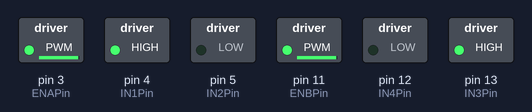
This sketch was run on a simulated Arduino Uno, built with avr-gcc and run on an emulated ATmega328P. Parts: switched loads named in the sketch (green lamp = pin HIGH).

Above: at 0.5 s.
At 4.5 s:
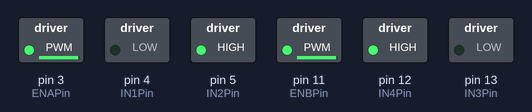
At 8.5 s:
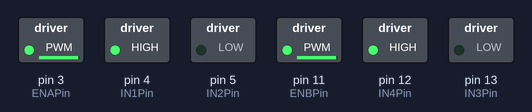
At 12.5 s:
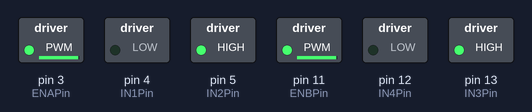
At 18.5 s:
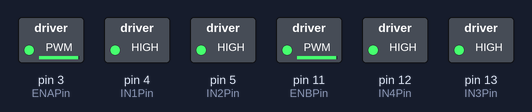
Timing chart, 0 to 20.8 s (numbered marks = the images above):
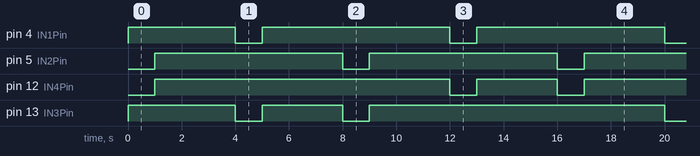

Measured:
- by itself, pin 4 (IN1Pin): repeats every 8.0 s: LOW 1.0 s, HIGH 7.0 s
- by itself, pin 5 (IN2Pin): alternates HIGH for 7.0 s and LOW for 1.0 s
- by itself, pin 12 (IN4Pin), pin 13 (IN3Pin): repeats every 16.0 s: LOW 1.0 s, HIGH 3.0 s, LOW 1.0 s, HIGH 11.0 s

The sketch:

move_auto-interval.ino
```cpp
int IN1Pin = 4; // 모터 A
int IN2Pin = 5; // 모터 A
int IN3Pin = 13; // 모터 B
int IN4Pin = 12; // 모터 B
int ENAPin = 3;
int ENBPin = 11;
void setup() {
  pinMode(IN1Pin, OUTPUT);
  pinMode(IN2Pin, OUTPUT);
  pinMode(IN3Pin, OUTPUT);
  pinMode(IN4Pin, OUTPUT);
  analogWrite(ENAPin, 250);
  analogWrite(ENBPin, 250);
}
void loop()
{
  // 전진
  // Motor A 방향 설정
  digitalWrite(IN1Pin, HIGH);
  digitalWrite(IN2Pin, LOW);

  // Motor B 방향 설정
  digitalWrite(IN3Pin, HIGH);
  digitalWrite(IN4Pin, LOW);

  delay(1000);
  stop();
  delay(3000);

  // 후진
  // Motor A 방향 설정
  digitalWrite(IN1Pin, LOW);
  digitalWrite(IN2Pin, HIGH);

  // Motor B 방향 설정
  digitalWrite(IN3Pin, LOW);
  digitalWrite(IN4Pin, HIGH);

  delay(1000);
  stop();
  delay(3000);


  // 좌회전
  // Motor A 방향 설정
  digitalWrite(IN1Pin, HIGH);
  digitalWrite(IN2Pin, LOW);

  // Motor B 방향 설정
  digitalWrite(IN3Pin, LOW);
  digitalWrite(IN4Pin, HIGH);

  delay(1000);
  stop();
  delay(3000);

  // 우회전
  // Motor A 방향 설정
  digitalWrite(IN1Pin, LOW);
  digitalWrite(IN2Pin, HIGH);

  // Motor B 방향 설정
  digitalWrite(IN3Pin, HIGH);
  digitalWrite(IN4Pin, LOW);

  delay(1000);
  stop();
  delay(3000);
}

 void stop() {
    digitalWrite(IN1Pin, HIGH);
    digitalWrite(IN2Pin, HIGH);
    digitalWrite(IN3Pin, HIGH);
    digitalWrite(IN4Pin, HIGH);
  }
```
